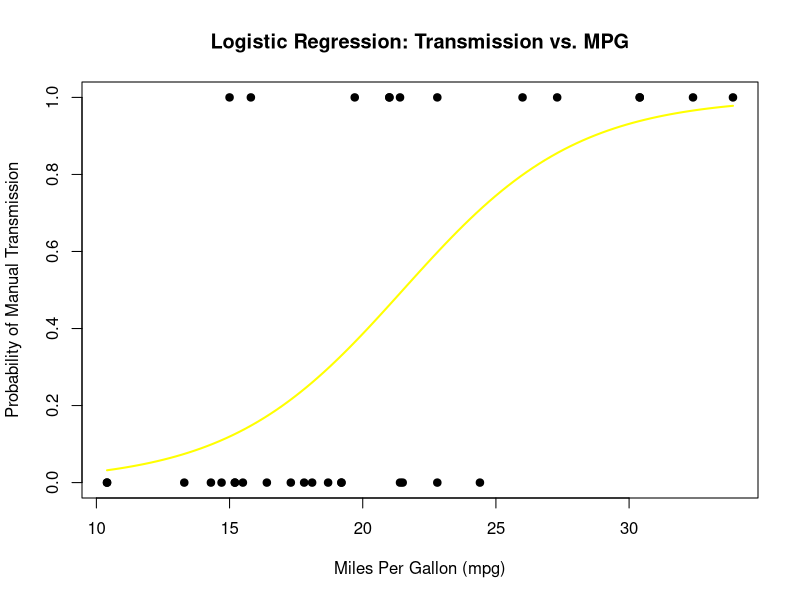

The R script that drew this image:
# Load the dataset
data(mtcars)
# Convert 'am' to a factor (categorical variable)
mtcars$am <- factor(mtcars$am, levels = c(0, 1), labels = c("Automatic", "Manual"))
# Fit a logistic regression model
logistic_model <- glm(am ~ mpg, data = mtcars, family = binomial)
# Print the summary of the model
print(summary(logistic_model))
# Predict probabilities for the logistic model
predicted_probs <- predict(logistic_model, type = "response")
# Display the predicted probabilities
print(predicted_probs)
# Plotting the data and logistic regression curve
plot(mtcars$mpg, as.numeric(mtcars$am) - 1,
     main = "Logistic Regression: Transmission vs. MPG",
     xlab = "Miles Per Gallon (mpg)",
     ylab = "Probability of Manual Transmission",
     pch = 19, col = "black")
# Add the logistic regression curve
curve(predict(logistic_model, data.frame(mpg = x), type = "response"),
      add = TRUE, col = "yellow", lwd = 2)